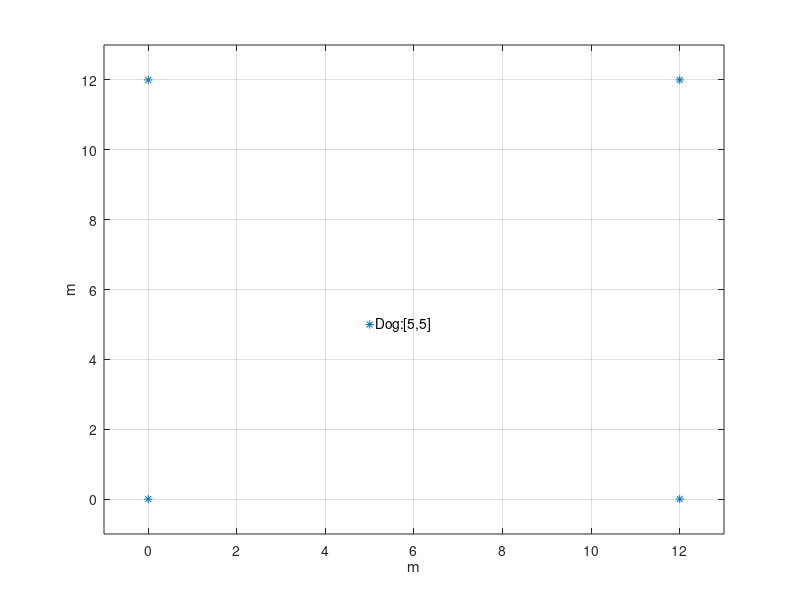

The MATLAB source for this figure: (Note: this script raises an error after producing the figure.)
%Anchor 1 coordinates 
anchor1 = [0,0];
%Anchor 2 coordinates 
anchor2 = [0,12];
%Anchor 3 coordinates 
anchor3 = [12,0];
%Anchor 4 coordinates 
anchor4 = [12,12];

%Mobile coordinate
mobile1 = [5,5];

anchors = [anchor1;anchor2;anchor3;anchor4];
nodes = [anchors;mobile1];
clf('reset')
plot(nodes(:,1),nodes(:,2),'*')
xlabel('m')
ylabel('m')
xlim([-1 13])
ylim([-1 13])
dog = strcat('  Dog: ','[',num2str(mobile1(1)),',',num2str(mobile1(2)),']');
text(mobile1(1),mobile1(2),dog)
grid on
hold on
rssi = [];

for i = 1:4
    radius = norm(anchors(i,:)-mobile1);
    [xval, yval] = radiation(radius);
    xval = xval+anchors(i,1);
    yval = yval+anchors(i,2);
    plot(xval,yval,'--')
    txt = strcat('  Anchor',num2str(i),': [',num2str(anchors(i,1)),',',num2str(anchors(i,2)),']');
    text(anchors(i,1),anchors(i,2),txt)
    rssi(i) = rssi_value(radius);
end

distances = distance(rssi)';
est = NLS(anchors, distances);
plot(est(1),est(2),'r*');
txt = strcat('  Estimation: [',num2str(est(1)),',',num2str(est(2)),']  ');
text(est(1),est(2),txt,'HorizontalAlignment','right');
txt = texlabel(strcat('Error: ',num2str(norm(est-mobile1)*100),'%'));
text(4.5,12.5,txt)